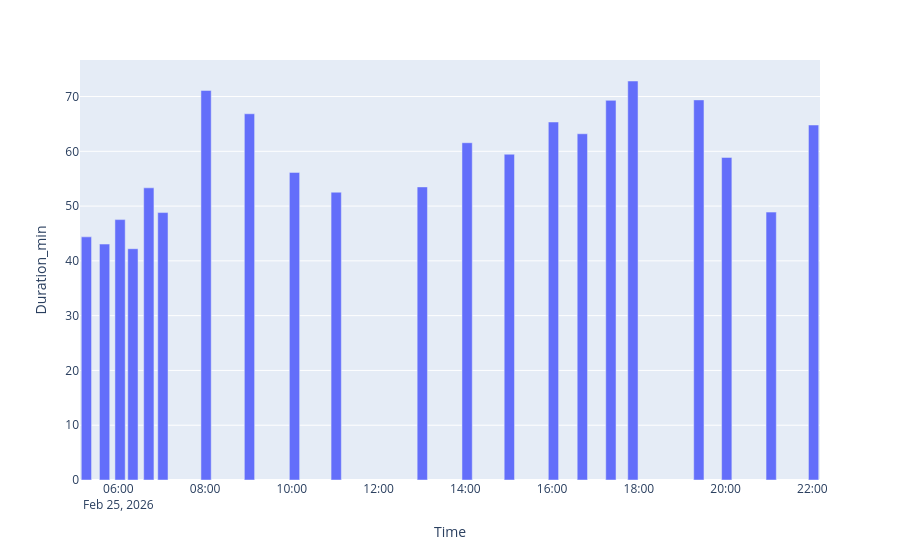

Here is the notebook cell this chart was saved with:
### Code cell
px.bar(result, x="Time", y="Duration_min")

### Figure 1 — Plotly figure (JSON) as saved in the notebook; plotly's stock layout.template omitted (floating-point values rounded to 4 significant figures)
{"data": [{"hovertemplate": "Time=%{x}<br>Duration_min=%{y}<extra></extra>", "legendgroup": "", "marker": {"color": "#636efa", "pattern": {"shape": ""}}, "name": "", "orientation": "v", "showlegend": false, "textposition": "auto", "type": "bar", "x": ["2026-02-25T05:15:46.000000", "2026-02-25T05:40:54.000000", "2026-02-25T06:02:19.000000", "2026-02-25T06:20:04.000000", "2026-02-25T06:42:05.000000", "2026-02-25T07:01:33.000000", "2026-02-25T08:01:17.000000", "2026-02-25T09:01:20.000000", "2026-02-25T10:03:37.000000", "2026-02-25T11:01:18.000000", "2026-02-25T12:01:34.000000", "2026-02-25T13:00:24.000000", "2026-02-25T14:02:23.000000", "2026-02-25T15:00:47.000000", "2026-02-25T16:01:48.000000", "2026-02-25T16:41:46.000000", "2026-02-25T17:21:16.000000", "2026-02-25T17:51:43.000000", "2026-02-25T19:22:56.000000", "2026-02-25T20:01:31.000000", "2026-02-25T21:03:00.000000", "2026-02-25T22:01:39.000000"], "xaxis": "x", "y": [44.38, 43.07, 47.53, 42.22, 53.33, 48.82, 71.12, 66.85, 56.15, 52.53, NaN, 53.5, 61.57, 59.47, 65.35, 63.2, 69.3, 72.83, 69.38, 58.88, 48.9, 64.8], "yaxis": "y"}], "layout": {"barmode": "relative", "legend": {"tracegroupgap": 0}, "margin": {"t": 60}, "xaxis": {"anchor": "y", "domain": [0, 1], "title": {"text": "Time"}}, "yaxis": {"anchor": "x", "domain": [0, 1], "title": {"text": "Duration_min"}}}}
